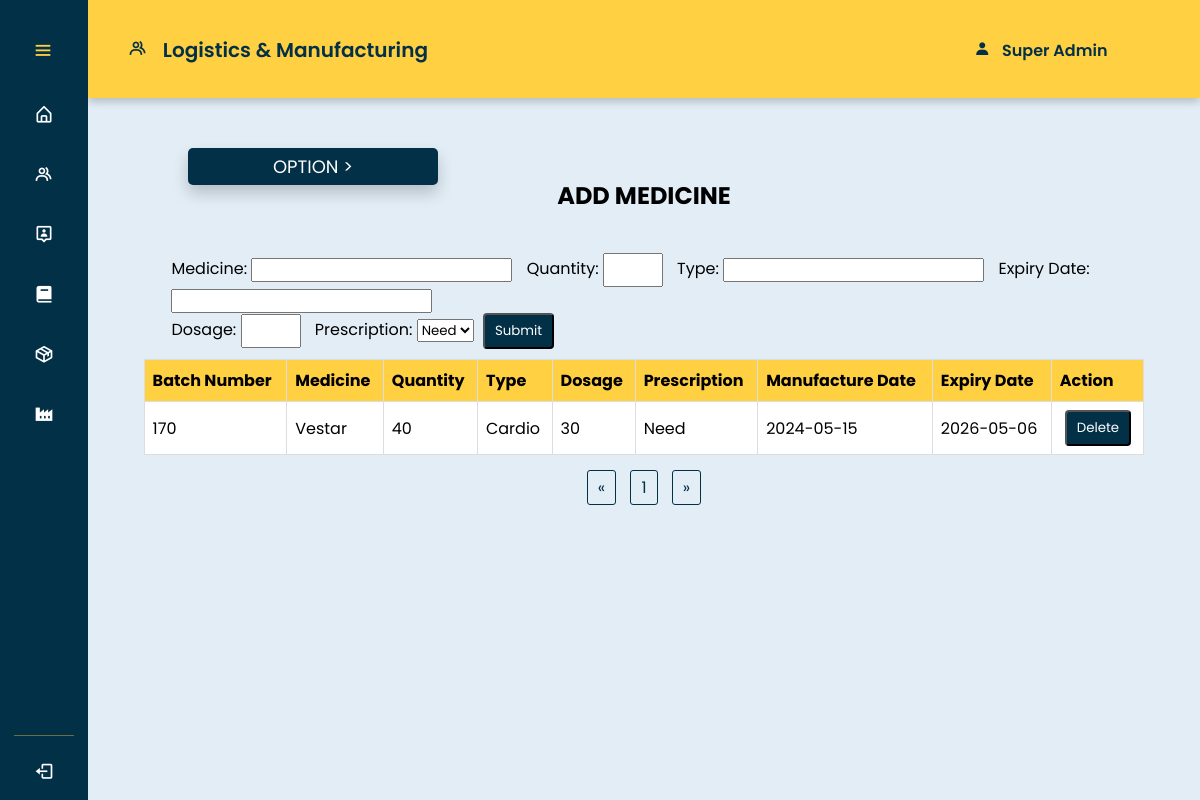
The app's page /sia/logistics_medicine.php with its own data.
### tables this page shows
CREATE TABLE `medicine` (
  `id` int(11) NOT NULL,
  `medicine_name` varchar(255) NOT NULL,
  `quantity` int(14) NOT NULL,
  `type` varchar(255) NOT NULL,
  `dosage` int(13) NOT NULL,
  `prescription` varchar(20) NOT NULL,
  `date_created` date NOT NULL DEFAULT current_timestamp(),
  `expiry_date` date NOT NULL,
  `status` tinyint(4) NOT NULL,
  `sent` int(45) NOT NULL
);

### sia/logistics_medicine.php (the view, shortened to what this page needs)
<?php
$pdo = connection();
$stmt = $pdo->prepare("SELECT * FROM medicine");
$stmt->execute();
$medicines = $stmt->fetchAll(PDO::FETCH_ASSOC);
$records_per_page = 10;
$total_records = count($medicines);
$total_pages = ceil($total_records / $records_per_page);
if (!isset($_GET['page'])) {
    $page = 1;
} else {
    $page = $_GET['page'];
}
$start_from = ($page - 1) * $records_per_page;
$limited_medicines = array_slice($medicines, $start_from, $records_per_page);
?>
<!DOCTYPE html>
<html lang="en">
<head>
    <link rel="stylesheet" href="css/logistics.css">
    <link rel="stylesheet" href="css/style.css">
    <link href='https://unpkg.com/boxicons@2.1.4/css/boxicons.min.css' rel="stylesheet">
    <link rel="stylesheet" href="https://cdn.jsdelivr.net/npm/flatpickr/dist/flatpickr.min.css">
</head>
<body>
<nav class="sidebar close">
<header>
    <div class="image-text">
    </div>
    <i class='bx bx-menu toggle'></i>
</header>
<div class="menu-bar">
  <div class="menu">
            <li class="nav-link">
                <a href="/3GENpharma/BI/dashboard.php">
                <i class='bx bx-home-alt icon' ></i>
                </a>
            </li>
            <li class="nav-link">
                <a href="/3GENPHARMA/HR/employee.php">
                <i class='bx bx-group icon' ></i>
                </a>
            </li>
            <li class="nav-link">
                <a href="/3genpharma/crm/customer.php">
                <i class='bx bx-user-pin icon' ></i>
                </a>
            </li>
            <li class="nav-link">
                <a href="/3GENpharma/accounting/reports.php">
                <i class='bx bxs-book icon' ></i>
                </a>
            </li>
            <li class="nav-link">
                <a href="/3genpharma/inventory/inventory.php">
                <i class='bx bx-package icon' ></i>
                </a>
            </li>
            <div class="sidenav-menu">
            <li class="nav-link">
                <i class='bx bxs-factory icon'> </i>
            </li>
        </div>
  </div>
      <div class="bottom-content">
        <hr style="height:1px;opacity:40%;border-width:0;background-color:#FFD041;">
      <li class="nav-link">
      <a href="logout.php">
      <i class='bx bx-log-out icon' ></i>
      </a>
      </li>
      </div>
    </div>
</nav>
<section class="home">
    <div class="userheader">
        <h1> <i class='bx bx-group icon'>&nbsp</i> Logistics & Manufacturing </h1>
        <h2><i class='bx bxs-user usericon'>&nbsp</i> Super Admin </h2>
    </div>
    <div class="dropdown1">
        <span class="inventory"> OPTION ></span>
    </div>
    <div class="table-container1">
        <h1 class="header-container1">ADD MEDICINE</h1>
        <div class="add-container1">
        <form class="inline-form" action="<?php echo htmlspecialchars($_SERVER["PHP_SELF"]); ?>" method="POST">
            <label for="medicine">Medicine:</label>
            <input type="text" id="medicine" name="medicine_name">
            <label for="quantity">Quantity:</label>
            <input type="number" id="quantity" name="quantity">
            <label for="type">Type:</label>
            <input type="text" id="type" name="type">
            <label for="expiry_date">Expiry Date:</label>
            <input type="text" id="expiry_date" name="expiry_date">
<br>
            <label for="dosage">Dosage:</label>
            <input type="number" id="dosage" name="dosage">
            <label for="prescription">Prescription:</label>
            <select id="prescription" name="prescription">
                <option value="Need">Need</option>
            </select>
            <input type="submit" value="Submit" class="add-button2">
        </form>
        </div>
        <table class="table-materials">
            <thead>
                <tr>
                    <th>Batch Number</th>
                    <th>Medicine</th>
                    <th>Quantity</th>
                    <th>Type</th>
                    <th>Dosage</th>
                    <th>Prescription</th>
                    <th>Manufacture Date</th>
                    <th>Expiry Date</th>
                    <th>Action</th>
                </tr>
            </thead>
            <tbody>
            <?php foreach ($limited_medicines as $medrow) : ?>
                <tr data-medicine-id="<?= $medrow['id']; ?>">
                <td><?= $medrow['id']; ?></td>
                <td><?= $medrow['medicine_name']; ?></td>
                <td><?= $medrow['quantity']; ?></td>
                <td><?= $medrow['type']; ?></td>
                <td><?= $medrow['dosage']; ?></td>
                <td><?= $medrow['prescription']; ?></td>
                <td><?= $medrow['date_created']; ?></td>
                <td><?= $medrow['expiry_date']; ?></td>
                <td>
                <form method="POST" action="<?php echo htmlspecialchars($_SERVER["PHP_SELF"]); ?>">
                <button type="submit" class="delete-btn">Delete</button>
                </form>
                </td>
                </tr>
            <?php endforeach; ?>
            </tbody>
        </table>
            </div>
        <div class="pagination-container">
                <ul class="pagination">
                    <li><a href="<?php echo htmlspecialchars($_SERVER["PHP_SELF"]); ?>?page=<?php echo ($page > 1) ? $page - 1 : 1; ?>">&laquo;</a></li>
                    <?php for ($i = 1; $i <= $total_pages; $i++) : ?>
                        <li><a href="<?php echo htmlspecialchars($_SERVER["PHP_SELF"]); ?>?page=<?php echo $i; ?>"><?php echo $i; ?></a></li>
                    <?php endfor; ?>
                    <li><a href="<?php echo htmlspecialchars($_SERVER["PHP_SELF"]); ?>?page=<?php echo ($page < $total_pages) ? $page + 1 : $total_pages; ?>">&raquo;</a></li>
                </ul>
            </div>
<br>
</section>
</body>
</html>

### sia/css/logistics.css (style rules this page uses)
* { padding: 0; margin: 0; box-sizing: border-box; font-family: 'Poppins', sans-serif; }
body { height: 100vh; background: #E2EDF6; }
.sidebar { position: fixed; top: 0; left: 0; height: 100%; width: 250px; padding: 10px 14px; background: #023047; z-index: 100; cursor: pointer; overflow-y:scroll; overflow-x: hidden; }
.sidebar.close { width: 88px; }
.sidebar .menu { margin-top: -45px; }
.sidebar li { height: 50px; margin-top: 10px; list-style: none; display: flex; align-items: center; }
.sidebar li .icon { display: flex; align-items: center; justify-content: center; min-width: 60px; font-size: 20px; }
.sidebar li .icon, .sidebar li .text { color: #fff; }
.sidebar header { position: relative; }
.sidebar header .image-text { display: flex; align-items: center; padding-top: 1rem; }
.sidebar header .toggle { position: absolute; color:#FFD041; top: 60%; left: 90%; font-size: 22px; line-height: 50px; transform: translateY(-50%); cursor: pointer; }
.sidebar li a { text-decoration: none; height: 100%; width: 100%; display: flex; align-items: center; border-radius: 6px; }
.sidebar .menu-bar { height: calc(100% - 60px); display: flex; flex-direction: column; justify-content: space-between; padding-top: 3rem; }
.sidebar.close .toggle { left: 30%; }
.sidenav-menu { width:auto; }
.home { position: relative; height: 100vh; left: 250px; width: calc(100% - 250px); }
.home .userheader { padding: 35px 40px; background-color: #FFD041; box-shadow: 0 4px 8px 0 rgba(0, 0, 0, 0.2); }
.home .userheader h1 { font-size: 20px; font-weight: 600; color: #043047; }
.home .userheader h2 { font-size: 16px; font-weight: 600; color: #043047; margin-left: 82%; margin-top: -27px; }
.sidebar.close ~ .home { left: 88px; width: calc(100% - 88px); }
.bottom-content { margin-top: 60px; }
.inventory { background-color: #023047; box-shadow: 0 8px 16px 0 rgba(0,0,0,0.2); padding: 5px 20px; border-radius: 5px; font-size: large; position: absolute; top: 50px; left: 100px; cursor: pointer; color: white; min-width: 250px; text-align: center; }
.dropdown1 { position: relative; display: list-item; display: inline; }

### sia/css/style.css (style rules this page uses)
* { padding: 0; margin: 0; box-sizing: border-box; font-family: 'Poppins', sans-serif; }
.table-container1 { margin-top: 80px; display: flex; justify-content: center; flex-direction: column; align-items: center; }
table { width: 100%; border-collapse: collapse; }
.table-materials { width: 90%; }
th, td { padding: 8px; border: 1px solid #ddd; text-align: left; }
th { background-color: #FFD041; }
tr { background-color: #ffffff; }
.add-container1 { margin: 10px; display: flex; justify-content: flex-start; align-items: center; width: 85%; }
input[type="number"] { width: 60px; padding: 5px; box-sizing: border-box; }
.add-button2 { background-color: #023047; color: white; padding: 6px 10px; text-align: right; text-decoration: none; display: inline-block; border-radius: 4px; cursor: pointer; margin-left: 5px; }
.delete-btn { background-color: #023047; color: white; padding: 6px 10px; text-align: right; text-decoration: none; display: inline-block; border-radius: 4px; cursor: pointer; margin-left: 5px; }
a { text-decoration: none; color: #555; }
.header-container1 { margin-bottom: 30px; }
.inline-form input { display: inline-block; margin-right: 10px; }
.inline-form input[type="submit"] { display: inline-block; margin-right: 0; }
.pagination-container { margin-top: 20px; text-align: center; }
.pagination { display: inline-block; list-style-type: none; margin: 0; padding: 0; }
.pagination li { display: inline; margin: 0 5px; }
.pagination a { color: #023047; padding: 5px 10px; text-decoration: none; border: 1px solid #023047; border-radius: 3px; }

### records on screen
medicine: id "170", medicine_name "Vestar", quantity "40", type "Cardio", dosage "30", prescription "Need", date_created "2024-05-15", expiry_date "2026-05-06"
